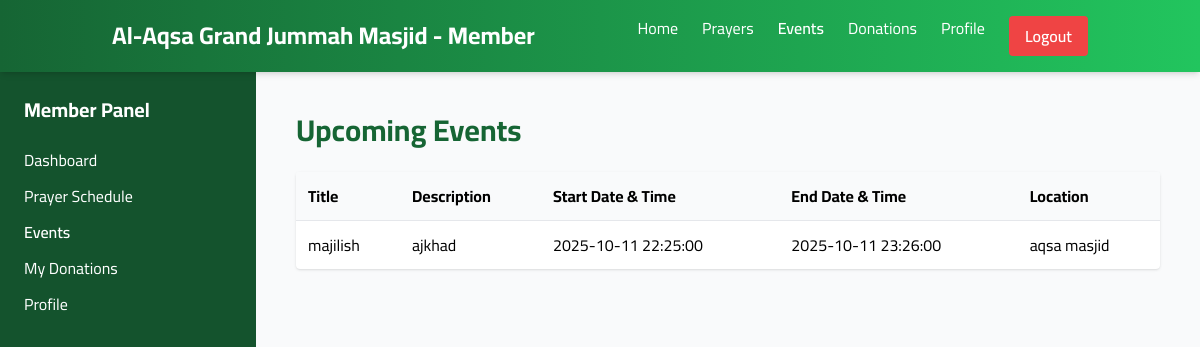
Page /member/events.php (signed in) on the committed database.
### tables this page shows
CREATE TABLE `events` (
  `id` int(11) NOT NULL,
  `title` varchar(200) NOT NULL,
  `description` text DEFAULT NULL,
  `start_datetime` datetime DEFAULT NULL,
  `end_datetime` datetime DEFAULT NULL,
  `location` varchar(255) DEFAULT NULL,
  `created_at` timestamp NOT NULL DEFAULT current_timestamp()
);

### includes/config.php (called while the page is built, shortened)
<?php
$masjidName    = "Al-Aqsa Grand Jummah Masjid";

### includes/functions.php (called while the page is built, shortened)
<?php
function h($s){ return htmlspecialchars($s, ENT_QUOTES, 'UTF-8'); }
?>

### member/events.php (the view, shortened to what this page needs)
<?php
require_once __DIR__ . '/../includes/config.php';
require_once __DIR__ . '/../includes/db.php';
require_once __DIR__ . '/../includes/functions.php';
$events = $pdo->query("SELECT * FROM events ORDER BY start_datetime ASC")->fetchAll(PDO::FETCH_ASSOC);
?>
<!DOCTYPE html>
<html lang="en">
<head>
  <script src="https://cdn.tailwindcss.com"></script>
</head>
<body class="bg-gray-50 min-h-screen">
<header class="bg-gradient-to-r from-green-800 to-green-500 text-white shadow-md sticky top-0 z-50">
  <div class="container mx-auto flex justify-between items-center px-6 py-4">
    <h1 class="text-2xl font-bold"><?php echo h($masjidName ?? 'Masjid'); ?> - Member</h1>
    <nav class="space-x-6 hidden md:flex">
      <a href="index.php#home" class="hover:text-yellow-300">Home</a>
      <a href="prayers.php" class="hover:text-yellow-300">Prayers</a>
      <a href="events.php" class="font-semibold hover:text-yellow-300">Events</a>
      <a href="donations.php" class="hover:text-yellow-300">Donations</a>
      <a href="profile.php" class="hover:text-yellow-300">Profile</a>
      <a href="../auth/logout.php" class="bg-red-500 px-4 py-2 rounded font-semibold hover:bg-red-600 transition">Logout</a>
    </nav>
  </div>
</header>
<div class="flex">
  <aside class="w-64 bg-green-900 text-white min-h-screen p-6 hidden md:block">
    <h2 class="text-xl font-bold mb-6">Member Panel</h2>
    <ul>
      <li class="mb-3"><a href="index.php" class="hover:underline">Dashboard</a></li>
      <li class="mb-3"><a href="prayers.php" class="hover:underline">Prayer Schedule</a></li>
      <li class="mb-3"><a href="events.php" class="font-semibold hover:underline">Events</a></li>
      <li class="mb-3"><a href="donations.php" class="hover:underline">My Donations</a></li>
      <li class="mb-3"><a href="profile.php" class="hover:underline">Profile</a></li>
    </ul>
  </aside>
  <main class="flex-1 p-6 md:p-10">
    <h1 class="text-3xl font-bold text-green-800 mb-6">Upcoming Events</h1>
    <div class="bg-white rounded shadow overflow-x-auto">
      <table class="w-full text-left">
        <thead class="bg-gray-50">
          <tr>
            <th class="p-3">Title</th>
            <th class="p-3">Description</th>
            <th class="p-3">Start Date & Time</th>
            <th class="p-3">End Date & Time</th>
            <th class="p-3">Location</th>
          </tr>
        </thead>
        <tbody>
          <?php if($events): ?>
            <?php foreach($events as $e): ?>
              <tr class="border-t hover:bg-gray-50">
                <td class="p-3"><?php echo h($e['title']); ?></td>
                <td class="p-3"><?php echo h($e['description']); ?></td>
                <td class="p-3"><?php echo h($e['start_datetime']); ?></td>
                <td class="p-3"><?php echo h($e['end_datetime']); ?></td>
                <td class="p-3"><?php echo h($e['location']); ?></td>
              </tr>
            <?php endforeach; ?>
          <?php else: ?>
            <tr><td colspan="5" class="p-3 text-center text-gray-500">No upcoming events.</td></tr>
          <?php endif; ?>
        </tbody>
      </table>
    </div>
  </main>
</div>
</body>
</html>

### member/events.php (style rules this page uses)
body { font-family: 'Cairo', sans-serif; }

### rows in the picture
events: title "majilish", description "ajkhad", start_datetime "2025-10-11 22:25:00", end_datetime "2025-10-11 23:26:00", location "aqsa masjid"

### other values in the picture
$masjidName "Al-Aqsa Grand Jummah Masjid"
